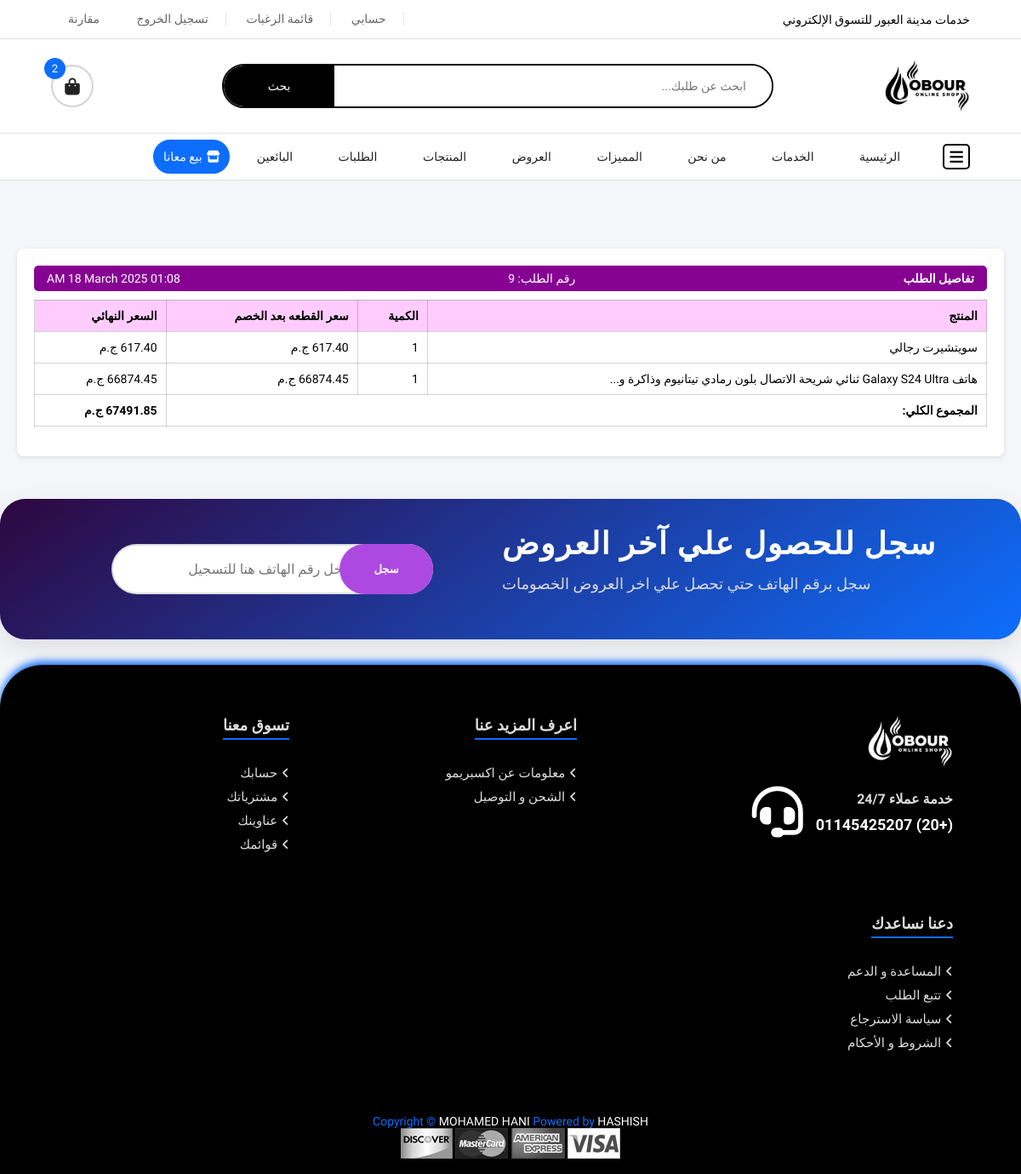
The page /order_details/9 (signed in) on the database its author committed.
### appobourcity/models.py (models this page shows, shortened)
class Order(db.Model):
    __tablename__ = 'orders'
    order_id = db.Column(db.Integer, primary_key=True)
    customer_name = db.Column(db.String(255), nullable=False)
    phone = db.Column(db.String(50), nullable=False)
    order_date = db.Column(db.DateTime, default=datetime.now)
    order_status = db.Column(db.String(50), default='pending')  # حالة الطلب
    total_amount = db.Column(db.Float, nullable=False)
    payment_method = db.Column(db.String(50), nullable=False)
    payment_status = db.Column(db.Boolean, default=False)  # حالة الدفع
    latitude = db.Column(db.Float, nullable=True)
    longitude = db.Column(db.Float, nullable=True)
    payment_price = db.Column(db.Float, nullable=False)
    payment_phone = db.Column(db.String(50), nullable=False)
    details = db.relationship('OrderDetail', backref='order', cascade='all, delete-orphan')

class OrderDetail(db.Model):
    __tablename__ = 'order_details'
    detail_id = db.Column(db.Integer, primary_key=True)
    order_id = db.Column(db.Integer, db.ForeignKey('orders.order_id', ondelete='CASCADE'), nullable=False)
    product_id = db.Column(db.Integer, nullable=False)  # معرف المنتج
    quantity = db.Column(db.Integer, nullable=False)  # الكمية
    price = db.Column(db.Numeric(10, 2), nullable=True)         # السعر
    product_name = db.Column(db.String(255), nullable=True)  # اسم المنتج
    seller_name = db.Column(db.String(255), nullable=True)   # اسم البائع
    store_name = db.Column(db.String(255), nullable=True)    # اسم المتجر
    customer_name = db.Column(db.String(255), nullable=True) # اسم العميل
    customer_address = db.Column(db.String(255), nullable=True) # عنوان العميل
    customer_phone = db.Column(db.String(20), nullable=True)    # رقم هاتف العميل
    price_comition = db.Column(db.Numeric(10, 2), nullable=True) # السعر بعد العمولة

### appobourcity/routes.py (the view)
@app.route('/order_details/<int:order_id>')
@login_required
def order_details(order_id):
    order = Order.query.filter_by(order_id=order_id, customer_name=current_user.seller_name).first()
    if not order:
        return redirect(url_for('home')), 403  # إعادة التوجيه إلى الصفحة الرئيسية مع كود خطأ 403
    result = db.session.query(Order, OrderDetail).join(OrderDetail, Order.order_id == OrderDetail.order_id)\
        .filter(Order.order_id == order_id).all()
    order_details = []
    total_price = 0  # المتغير لحساب المجموع الكلي
    for order_data, detail in result:
        final_price = detail.price_comition * detail.quantity
        total_price += final_price  # إضافة السعر النهائي إلى المجموع الكلي
        detail.final_price = final_price
        order_details.append(detail)
    return render_template('site/order_details.html', order=order, order_details=order_details, total_price=total_price )

### appobourcity/__init__.py (called while the page is built)
@app.before_request
def enable_foreign_keys():
    db.session.execute(text('PRAGMA foreign_keys = ON;'))

### appobourcity/routes.py (called while the page is built)
@login_manager.user_loader
def load_seller(user_id):
    return Seller.query.get(int(user_id))

### appobourcity/templates/site/order_details.html (shortened to what this page needs)
<!DOCTYPE html>
<html lang="ar">
<head>
    <link rel="stylesheet" href="../../static/swiperJs/swiper-bundle.min.css" />
    <link rel="stylesheet" href="https://cdnjs.cloudflare.com/ajax/libs/font-awesome/6.4.0/css/all.min.css">
    <link rel="stylesheet" href="../../static/css/site/offer_details.css">
    <link rel="stylesheet" href="../../static/css/site/order_details.css">
</head>
<body class="menu-side-in-bag">
    <header>
        <div class="header-top">
            <div class="contanier">
             <p>خدمات مدينة العبور للتسوق الإلكتروني</p>
             <div class="link-top-heder">
                 {% if current_user.is_authenticated %}
                 <a href="{{ url_for('seller_profile') }}">حسابي</a>
                 <a href="/favorites">قائمة الرغبات</a>
                 {% endif %}
                 {% if  current_user.is_authenticated%}
                 <a href="/logout">تسجيل الخروج</a>
                 {% endif %}
                 <a href="#">مقارنة</a>
             </div>
         </div>
           </div>
           <div class="header-info">
            <div class="contanier">
                <img src="../../static/img/site/alpha.png" alt="Logo" class="small-logo black-image">
            <div class="search-bar">
                <form action="">
                    <input type="search" placeholder="ابحث عن طلبك...">
                    <button class="btn-srch">بحث</button>
                </form>
            </div>
            <div class="card">
                <a href="/cart"><i class="fa-solid fa-bag-shopping"></i> <span class="count-in-card">2</span></a>
            </div>
            </div>
        </div>
        <div class="header-bottom">
           <div class="contanier">
            <i id="open-side" class="fa-solid fa-bars"></i>
            <ul class="nav-links">
                <li><a href="/"> الرئيسية</a>
                </li>
                <li>
                    <a href="Services">الخدمات </a>
                </li>
                <li>
                    <a href="about.html">من نحن</a>
                </li>
                <li>
                    <a href="contact.html">المميزات</a>
                </li>
                <li><a href="/offer_details">العروض</a></li>
                <li><a href="/allproduct">المنتجات</a></li>
                <li><a href="/my-orders">الطلبات</a></li>
                <li><a href="/alltrader">البائعين</a></li>
            </ul>
            {% if current_user.is_authenticated and not is_seller%}
            <a href="is_seller" class="merchant-btn"><i class="fa-solid fa-store"></i>بيع معانا</a>
            {% endif %}
           </div>
        </div>
    </header>
<section class="slide-sec contanier">
</section>
<div class="order-details-container">
    <div class="order-box">
        <div style="height:30px; padding:15px;" class="header">
            <h2> تفاصيل الطلب</h2>
            <span>رقم الطلب: {{ order.order_id }}</span>
            <span>{{ order.order_date.strftime('%I:%M %p %d %B %Y') }}</span>
        </div>
        <table class="order-details-table">
            <thead style=" background-color: rgba(255, 0, 242, 0.2);">
                <tr>
                    <th> المنتج</th>
                    <th> الكمية</th>
                    <th> سعر القطعه بعد الخصم</th>
                    <th> السعر النهائي</th>
                </tr>
            </thead>
            <tbody>
                {% for order_details in order_details %}
                <tr>
                     <td>
                        {% if order_details.product_name|length > 30 %}
                            {{ order_details.product_name[:70] }}...
                        {% else %}
                            {{ order_details.product_name }}
                        {% endif %}
                    </td>
                    <td>{{ order_details.quantity }}</td>
                    <td>{{ order_details.price_comition }} ج.م</td>
                    <td>{{ order_details.price_comition * order_details.quantity }} ج.م</td>
                </tr>
                {% endfor %}
                <tr>
                    <td colspan="3" style="text-align:right;"><strong>المجموع الكلي:</strong></td>
                    <td><strong>{{ total_price }} ج.م</strong></td>
                </tr>
            </tbody>
        </table>
    </div>
    </div>
    <div class="newsletter">
        <div class="container">
            <div class="subscribe-content">
                <div class="text">
                    <h4>سجل للحصول علي آخر العروض</h4>
                    <p>سجل برقم الهاتف حتي تحصل علي اخر العروض الخصومات</p>
                </div>
            </div>
            <div class="subscribe-form">
                <form action="">
                    <input type="phone" placeholder="أدخل رقم الهاتف هنا للتسجيل" required>
                    <button class="btn-srch" type="submit">سجل</button>
                </form>
            </div>
        </div>
    </div>
    <footer>
        <div class="contanier">
            <div class="top-footer">
                <div class="row">
                    <img src="../../static/img/site/alpha.png" alt="" class="small-logo">
                    <div class="hotline">
                        <div class="hotline-text">
                            <h6>خدمة عملاء 24/7</h6>
                            <a href="https://wa.me/+201145425207?text=مرحبًا، أريد الاستفسار عن الخدمة"target="_blank"><span>(+20) 01145425207</span></a>
                        </div>
                        <i class="fa-solid fa-headset"></i>
                    </div>
                </div>
                <div class="small-row">
                    <h6> اعرف المزيد عنا</h6>
                    <div class="links-row">
                        <a href="#"> <i class="fa-solid fa-angle-left"></i>معلومات عن اكسبريمو </a>
                        <a href="#"><i class="fa-solid fa-angle-left"></i>الشحن و التوصيل </a>
                    </div>
                </div>
                <div class="small-row">
                    <h6> تسوق معنا</h6>
                    <div class="links-row">
                        <a href="/profile"><i class="fa-solid fa-angle-left"></i>حسابك</a>
                        <a href="#"> <i class="fa-solid fa-angle-left"></i>مشترياتك</a>
                        <a href="#"> <i class="fa-solid fa-angle-left"></i>عناوينك</a>
                        <a href="#"> <i class="fa-solid fa-angle-left"></i>قوائمك</a>
                    </div>
                </div>
                <div class="small-row">
                    <h6> دعنا نساعدك</h6>
                    <div class="links-row">
                        <a href="#"><i class="fa-solid fa-angle-left"></i>المساعدة و الدعم</a>
                        <a href="#"><i class="fa-solid fa-angle-left"></i>تتبع الطلب</a>
                        <a href="#"><i class="fa-solid fa-angle-left"></i>سياسة الاسترجاع</a>
                        <a href="#"><i class="fa-solid fa-angle-left"></i>الشروط و الأحكام </a>
                    </div>
                </div>
            </div>
        </div>
        <div class="bottom-footer">
            <div class="contanier">
                <p>Copyright &copy; <span>MOHAMED HANI</span> Powered by <span>HASHISH</span></p>
                <div class="payment">
                <img src="../../static/img/site/payment-1.png" alt="">
                <img src="../../static/img/site/payment-2.png" alt="">
                <img src="../../static/img/site/payment-3.png" alt="">
                <img src="../../static/img/site/payment-4.png" alt="">
            </div>
            </div>
        </div>
    </footer>
</body>
</html>

### appobourcity/static/css/site/order_details.css (style rules this page uses)
:root { --background-color: #f4f4f4; --text-color: #000; --card-background: white; --button-background: #860392; --button-hover: #860392; --border-color: #ddd; }
* { padding: 0; margin: 0; box-sizing: border-box; font-family: 'Tajawal', serif; text-decoration: none; transition: 0.3s; font-size: 14px; list-style: none; }
body { background: #f5f6f9; direction: rtl; }
:root { --main-color:#000; --dark-color: #222222; --parg-color: #666666; --name-item: #0066c0; --drak-red : #0d6efd; --border-color: #0000002c; --border : 1px solid #6666662c; }
html { scroll-behavior: smooth; }
.header { background-color: #860392; color: white; padding: 2px; border-radius: 5px; margin-bottom: 10px; }
.order-details-container { display: flex; flex-direction: column; gap: 20px; padding: 20px; }
.order-box { background-color: var(--card-background); border-radius: 8px; box-shadow: 0 2px 5px rgba(0, 0, 0, 0.1); padding: 20px; }
.header { display: flex; justify-content: space-between; align-items: center; font-size: 1.1em; }
.header h2 { margin: 0; }
.order-details-table { width: 100%; border-collapse: collapse; margin-bottom: 15px; }
.order-details-table th, .order-details-table td { padding: 10px; text-align: right; border: 1px solid var(--border-color); color: var(--text-color); }
.small-logo { width: 100px; height: auto; }
.black-image { filter: brightness(0) invert(0); }

### rows shown on the page
Order: order_id "9", order_date "01:08 AM 18 March 2025"
OrderDetail: product_name "سويتشيرت رجالي", quantity "1", price_comition "617.40"
OrderDetail: product_name "هاتف Galaxy S24 Ultra ثنائي شريحة الاتصال بلون رمادي تيتانيوم وذاكرة و", quantity "1", price_comition "66874.45", order_details.price_comition*order_details.quantity "66874.45"

### other values the page prints
{{ total_price }} "67491.85"
